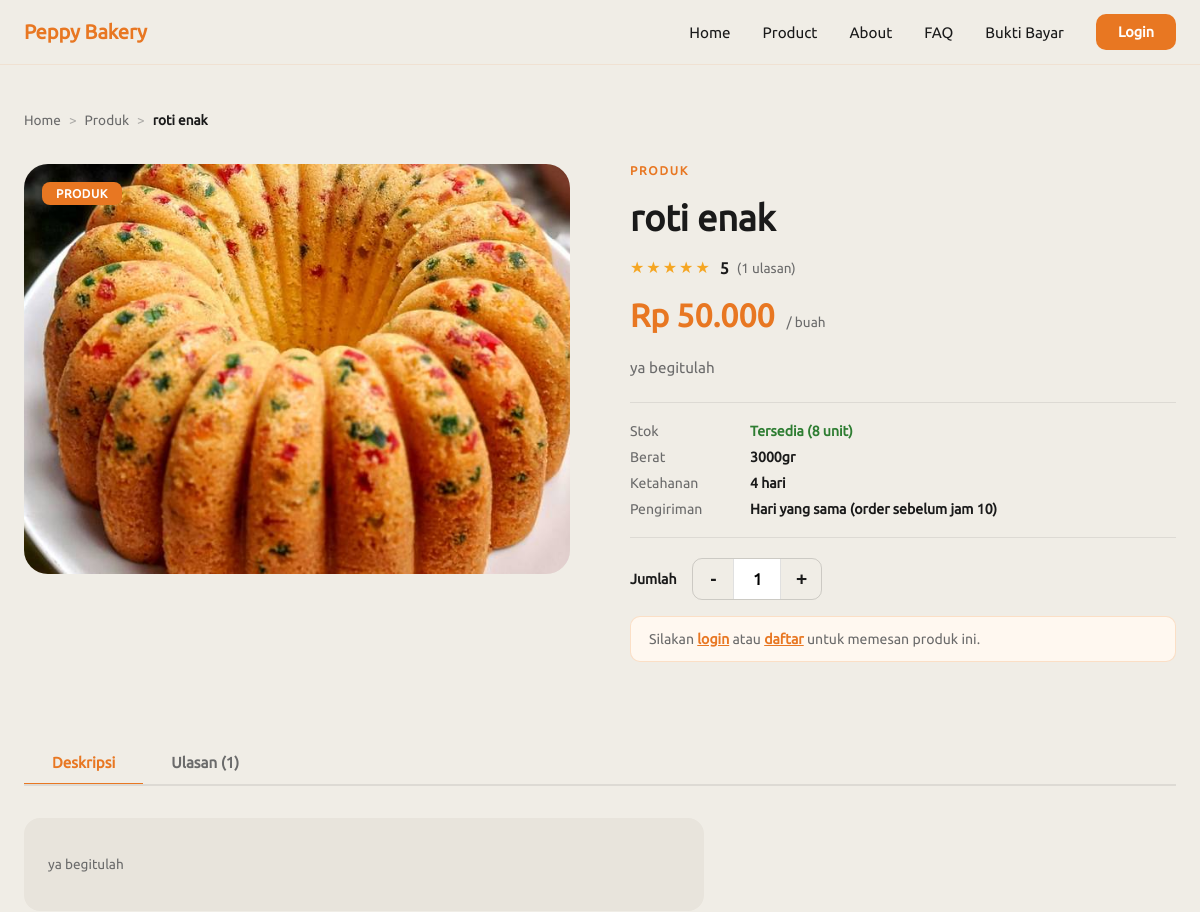
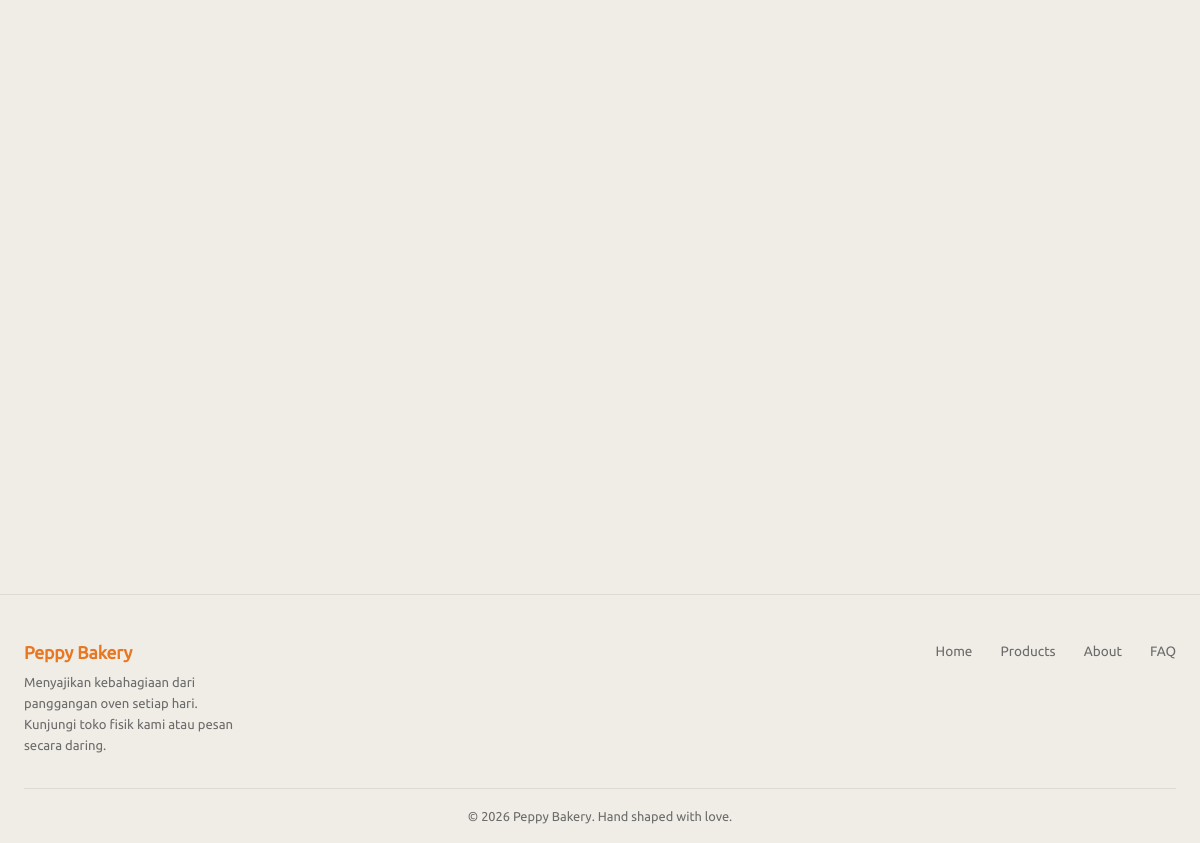
Page /product_detail.php?id=3 on the committed database (2 pictures, top to bottom).
### tables this page shows
CREATE TABLE `products` (
  `id_produk` int(11) NOT NULL,
  `nama_produk` varchar(150) NOT NULL,
  `deskripsi` text DEFAULT NULL,
  `harga` decimal(10,2) NOT NULL,
  `stok` int(11) NOT NULL DEFAULT 0,
  `foto` varchar(255) DEFAULT NULL,
  `berat` varchar(50) DEFAULT NULL,
  `ketahanan` varchar(100) DEFAULT NULL
);

### product_detail.php (the view, shortened to what this page needs)
<?php
include 'layouts/header.php';
$pdo        = getDB();
$product_id = isset($_GET['id']) ? (int)$_GET['id'] : 1;
$stmt = $pdo->prepare('SELECT * FROM products WHERE id_produk = ? LIMIT 1');
$stmt->execute([$product_id]);
$db_product = $stmt->fetch();
$rev_stmt = $pdo->prepare('
    SELECT r.*, u.nama AS user_name
    FROM reviews r
    JOIN users u ON r.id_user = u.id_user
    WHERE r.id_produk = ?
    ORDER BY r.tgl_review DESC
');
$rev_stmt->execute([$product_id]);
$db_reviews = $rev_stmt->fetchAll();
$review_count = count($db_reviews);
$total_rating = 0;
$rating_counts = [5 => 0, 4 => 0, 3 => 0, 2 => 0, 1 => 0];
$mapped_reviews = [];
foreach ($db_reviews as $rev) {
    $total_rating += $rev['rating'];
    if (isset($rating_counts[$rev['rating']])) {
        $rating_counts[$rev['rating']]++;
    }
    $rev_purchased_stmt = $pdo->prepare('
        SELECT COUNT(*) FROM order_details od
        JOIN orders o ON od.id_order = o.id_order
        WHERE o.id_user = ? AND od.id_produk = ?
    ');
    $rev_purchased_stmt->execute([$rev['id_user'], $product_id]);
    $is_verified = $rev_purchased_stmt->fetchColumn() > 0;
    $mapped_reviews[] = [
        'name'        => $rev['user_name'],
        'date'        => date('d M Y, H:i', strtotime($rev['tgl_review'])),
        'rating'      => (int)$rev['rating'],
        'text'        => $rev['komentar'],
        'is_verified' => $is_verified
    ];
}
$average_rating = $review_count > 0 ? round($total_rating / $review_count, 1) : 0;
$rating_bars = [5 => 0, 4 => 0, 3 => 0, 2 => 0, 1 => 0];
if ($review_count > 0) {
    foreach ($rating_counts as $star => $count) {
        $rating_bars[$star] = round(($count / $review_count) * 100);
    }
}
$s = $static[$product_id] ?? [
    'label'=>'PRODUK','unit'=>'/ buah','rating'=>4.5,'review_count'=>0,
    'weight'=>'-','shelf_life'=>'-','thumbs'=>[],'long_desc'=>'','ingredients'=>'-',
    'storage'=>[],'reviews'=>[],'rating_bars'=>[],
];
if ($db_product) {
    $p = array_merge($s, [
        'id'           => $db_product['id_produk'],
        'name'         => $db_product['nama_produk'],
        'price'        => $db_product['harga'],
        'price_fmt'    => 'Rp ' . number_format($db_product['harga'], 0, ',', '.'),
        'stock'        => $db_product['stok'],
        'image'        => $db_product['foto'] ?: ($s['thumbs'][0] ?? ''),
        'short_desc'   => $db_product['deskripsi'],
        'long_desc'    => $db_product['deskripsi'],
        'weight'       => $db_product['berat'] ?: '-',
        'shelf_life'   => $db_product['ketahanan'] ?: '-',
        'rating'       => $review_count > 0 ? $average_rating : 0,
        'review_count' => $review_count,
        'reviews'      => $mapped_reviews,
        'rating_bars'  => $rating_bars,
    ]);
} else {
    header('Location: products.php'); exit;
}
if ($p['stock'] === 0) {
    $stock_class = 'detail-stock-out';
    $stock_text  = 'Habis';
} elseif ($p['stock'] <= 5) {
    $stock_class = 'detail-stock-low';
    $stock_text  = 'Stok Menipis (' . $p['stock'] . ' tersisa)';
} else {
    $stock_class = 'detail-stock-ok';
    $stock_text  = 'Tersedia (' . $p['stock'] . ' unit)';
}
?>
<section class="page-section active detail-section">
  <div class="detail-container">
    <nav class="breadcrumb reveal">
      <a href="index.php">Home</a>
      <span class="breadcrumb-sep">></span>
      <a href="products.php">Produk</a>
      <span class="breadcrumb-sep">></span>
      <span class="breadcrumb-current"><?= htmlspecialchars($p['name']) ?></span>
    </nav>
    <div class="detail-grid">
      <div class="reveal">
        <div class="detail-img-wrap">
          <img src="<?= $p['image'] ?>" alt="<?= htmlspecialchars($p['name']) ?>"
            class="detail-img-main" id="mainImage">
          <?php if (!empty($p['label'])): ?>
            <span class="detail-img-badge"><?= $p['label'] ?></span>
          <?php endif; ?>
        </div>
      </div>
      <div class="detail-info reveal delay-1">
        <span class="detail-label"><?= $p['label'] ?></span>
        <h1 class="detail-title"><?= htmlspecialchars($p['name']) ?></h1>
        <div class="detail-rating">
          <span class="detail-stars">
            <?php
            $full  = floor($p['rating']);
            $half  = ($p['rating'] - $full) >= 0.5 ? 1 : 0;
            $empty = 5 - $full - $half;
            echo str_repeat('★', $full) . ($half ? '½' : '') . str_repeat('☆', $empty);
            ?>
          </span>
          <span class="detail-rating-num"><?= $p['rating'] ?></span>
          <span class="detail-rating-count">(<?= $p['review_count'] ?> ulasan)</span>
        </div>
        <div class="detail-price">
          <span class="detail-price-main"><?= $p['price_fmt'] ?></span>
          <span class="detail-price-unit"><?= $p['unit'] ?></span>
        </div>
        <p class="detail-desc"><?= htmlspecialchars($p['short_desc']) ?></p>
        <div class="detail-meta">
          <div class="detail-meta-row">
            <span class="detail-meta-label">Stok</span>
            <span class="detail-meta-value <?= $stock_class ?>"><?= $stock_text ?></span>
          </div>
          <div class="detail-meta-row">
            <span class="detail-meta-label">Berat</span>
            <span class="detail-meta-value"><?= $p['weight'] ?>gr</span>
          </div>
          <div class="detail-meta-row">
            <span class="detail-meta-label">Ketahanan</span>
            <span class="detail-meta-value"><?= $p['shelf_life'] ?></span>
          </div>
          <div class="detail-meta-row">
            <span class="detail-meta-label">Pengiriman</span>
            <span class="detail-meta-value">Hari yang sama (order sebelum jam 10)</span>
          </div>
        </div>
        <div class="detail-order">
          <div class="detail-qty-row">
            <span class="detail-qty-label">Jumlah</span>
            <div class="detail-qty-control">
              <button class="detail-qty-btn" onclick="changeQty(-1)" type="button">-</button>
              <input type="number" id="qtyInput" class="detail-qty-input"
                value="1" min="1" max="<?= $p['stock'] ?>">
              <button class="detail-qty-btn" onclick="changeQty(1)" type="button">+</button>
            </div>
          </div>
          <?php if (isset($_SESSION['role']) && $_SESSION['role'] === 'customer'): ?>
            <div class="detail-cta-row">
              <form action="cart.php" method="POST" class="form-display-contents">
                <input type="hidden" name="product_id" value="<?= $p['id'] ?>">
                <input type="hidden" name="qty" id="formQty" value="1">
                <button type="submit" name="action" value="add_to_cart"
                  class="btn-primary ripple-btn">
                  Tambah ke Keranjang
                </button>
                <button type="submit" name="action" value="buy_now"
                  class="btn-dark ripple-btn btn-dark-centered">
                  Beli Sekarang
                </button>
              </form>
            </div>
          <?php else: ?>
            <div class="detail-login-notice">
              <span>Silakan <a href="login.php">login</a> atau <a href="register.php">daftar</a> untuk memesan produk ini.</span>
            </div>
          <?php endif; ?>
        </div>
      </div>
    </div>
    <div class="detail-tabs reveal">
      <div class="tab-nav">
        <button class="tab-btn active" onclick="showTab('deskripsi', this)">Deskripsi</button>
        <button class="tab-btn" onclick="showTab('ulasan', this)">
          Ulasan (<?= $p['review_count'] ?>)
        </button>
      </div>
      <div id="tab-deskripsi" class="tab-pane active">
        <div class="detail-description">
          <div class="detail-ingredients">
            <p><?php foreach (explode("\n\n", $p['long_desc']) as $para): ?>
            <p><?= htmlspecialchars(trim($para)) ?></p>
          <?php endforeach; ?></p>
          </div>
        </div>
      </div>
    </div>
  </div>
</section>
<?php include 'layouts/footer.php'; ?>

### layouts/header.php (shortened to what this page needs)
<?php
$base_url = '/peppy_bakery';
$cart_badge_count = 0;
?>
<!DOCTYPE html>
<html lang="id">
<head>
    <link rel="stylesheet" href="<?= $base_url ?>/assets/css/style.css" />
    <link rel="stylesheet" href="https://cdnjs.cloudflare.com/ajax/libs/font-awesome/6.4.0/css/all.min.css" />
</head>
<body>
    <nav class="navbar" id="navbar">
        <div class="nav-container">
            <a class="nav-logo" href="<?= $base_url ?>/index.php">Peppy Bakery</a>
            <ul class="nav-links">
                <li><a href="<?= $base_url ?>/index.php" class="nav-link">Home</a></li>
                <li><a href="<?= $base_url ?>/products.php" class="nav-link">Product</a></li>
                <li><a href="<?= $base_url ?>/about.php" class="nav-link">About</a></li>
                <li><a href="<?= $base_url ?>/faq.php" class="nav-link">FAQ</a></li>
                <li><a href="https://wa.me/6281227101516" class="nav-link" target="_blank">Bukti Bayar</a></li>
            </ul>
            <div class="nav-action-group">
                <?php if (isset($_SESSION['role'])): ?>
                    <?php if ($_SESSION['role'] === 'customer'): ?>
                        <a href="<?= $base_url ?>/cart.php" class="nav-icon-link cart-icon-wrapper" id="cartIconDesktop">
                            <i class="fas fa-shopping-cart"></i>
                            <span class="cart-badge" id="cartBadgeDesktop" style="<?= $cart_badge_count > 0 ? '' : 'display: none;' ?>"><?= $cart_badge_count ?></span>
                        </a>
                        <a href="<?= $base_url ?>/customer/orders.php" class="nav-icon-link"><i class="fas fa-user"></i></a>
                    <?php elseif ($_SESSION['role'] === 'admin'): ?>
                        <a href="<?= $base_url ?>/admin/index_admin.php" class="nav-icon-link" title="Admin Dashboard"><i class="fas fa-chart-line"></i></a>
                    <?php endif; ?>
                    <a href="<?= $base_url ?>/logout.php" class="nav-logout-pill">Logout</a>
                <?php else: ?>
                    <a href="<?= $base_url ?>/login.php" class="nav-contact ripple-btn">Login</a>
                <?php endif; ?>
            </div>
        </div>
    </nav>
    <div style="padding-top: 64px;">

### layouts/footer.php (shortened to what this page needs)
</div>
<footer class="footer">
  <div class="footer-inner">
    <div class="footer-brand">
      <span class="footer-logo">Peppy Bakery</span>
      <p>Menyajikan kebahagiaan dari panggangan oven setiap hari. Kunjungi toko fisik kami atau pesan secara daring.</p>
    </div>
    <div class="footer-links">
      <a href="index.php">Home</a>
      <a href="products.php">Products</a>
      <a href="about.php">About</a>
      <a href="faq.php">FAQ</a>
    </div>
  </div>
  <div class="footer-bottom">
    <p>© <span id="year"></span> Peppy Bakery. Hand shaped with love.</p>
  </div>
</footer>
</body>
</html>

### rows in the picture
products: nama_produk "roti enak", foto (picture), deskripsi "ya begitulah", stok "Tersedia (8 unit)", berat "3000", ketahanan "4 hari"

### other values in the picture
$p['label'] "PRODUK"
str_repeat('★', $full) "★★★★★"
$p['rating'] "5"
$p['review_count'] "1"
$p['price_fmt'] "Rp 50.000"
$p['unit'] "/ buah"
